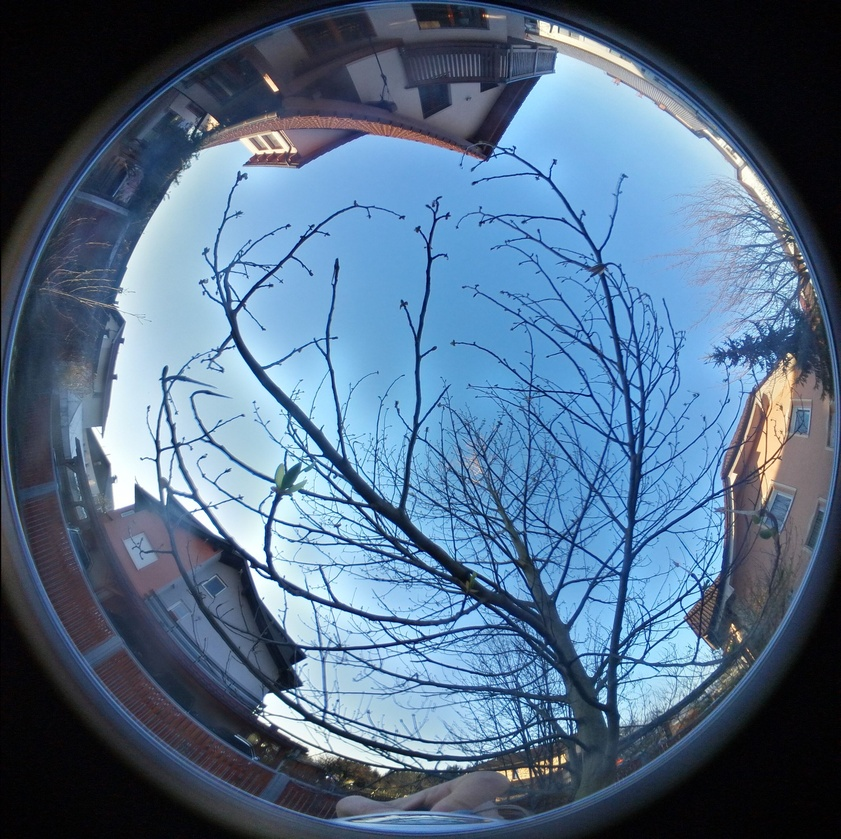
#> input picture SkyView/2019_03_30.jpg, 841 x 839 px, shrunk from 2900 x 2896 before the run; its folder holds only this picture in this run
$ jupyter execute --allow-errors skyview_masking_sample.ipynb
#> lines starting #> are read from the running program, lines starting #| are printed output that depends on the picture; after the words box and inside, x2 and y2 are one past the last pixel; in counts of white or black regions, pixels touching at a corner belong together
#> further down, image is the input picture: shape (839, 841, 3); mean R, G, B 83.9, 109.3, 135.7
#> the loop `for img_b in range(3):` made 3 passes
#> pass 1, `img = image[:, :, img_b]`:
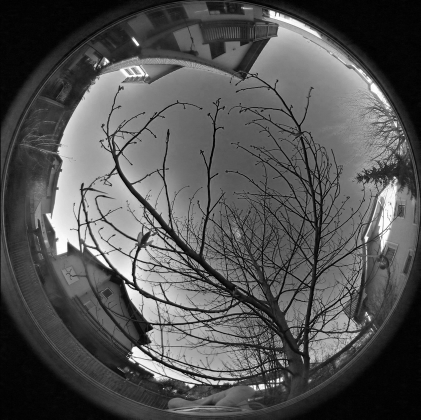
#> img: shape (839, 841) (shown at 1/2 size); min 0, max 255, mean 83.9
#> pass 2, `img = image[:, :, img_b]`:
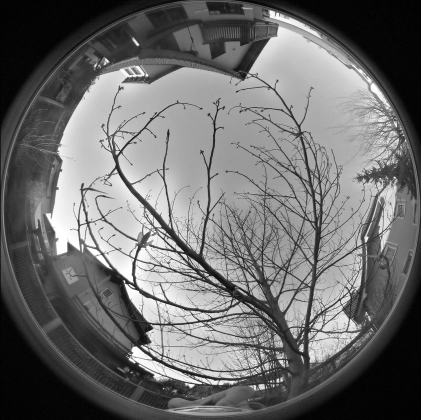
#> img: shape (839, 841) (shown at 1/2 size); min 0, max 255, mean 109.3
#> pass 3, `img = image[:, :, img_b]`:
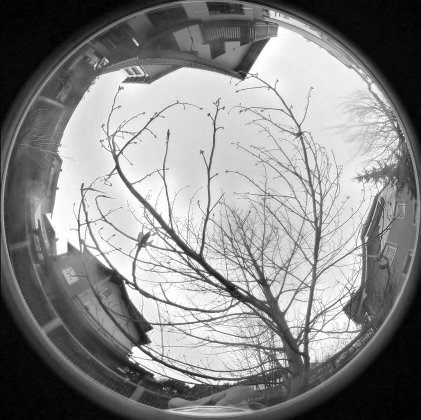
#> img: shape (839, 841) (shown at 1/2 size); min 0, max 255, mean 135.7
#> after the loop `for img_b in range(3):`: tresh = [87, 116, 141]
#| Treshold [ 87 116 141]
#> the loop `for i in range(3):` made 3 passes
#> pass 1, `mask_add = image[:, :, i] >= tresh[i]`:
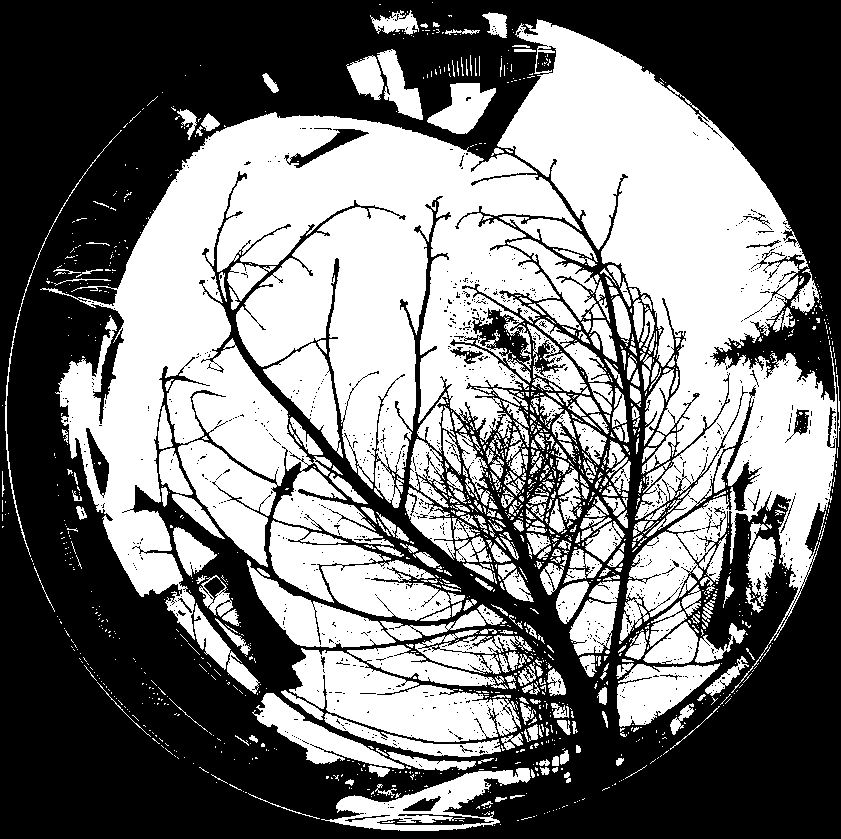
#> mask_add: shape (839, 841) bool; 46.8% white; 1434 white regions (1063 under 20 px), largest, box (x1, y1, x2, y2) and area: (40, 112, 582, 640) 129352, (497, 19, 837, 693) 80783, (289, 648, 521, 742) 10927
#> after the loop `for i in range(3):`:
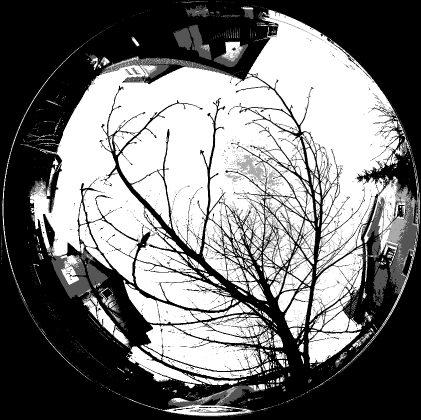
#> mask: shape (839, 841) (shown at 1/2 size); min 0, max 3, mean 1.38; drawn with min black and max white
#> `mask_h = mask > 1`:
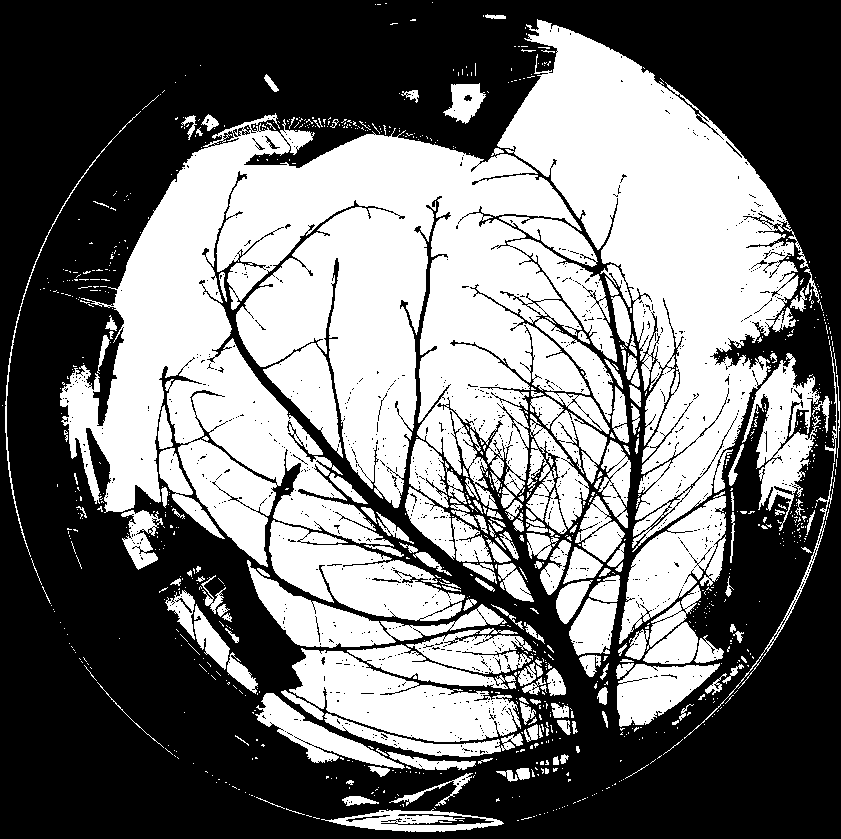
#> mask_h: shape (839, 841) bool; 45.3% white; 1016 white regions (814 under 20 px), largest, box (x1, y1, x2, y2) and area: (60, 113, 617, 567) 138865, (497, 19, 809, 552) 66696, (289, 648, 521, 742) 11287
# Skyview masking

Create skyview mask from fisheye photo. The mask should be simplified, can be fuzzy. Workflow:

1. Open images
2. Find tresholds for sky, use blue, possible also red and green band.
3. Create fuzzy mask
4. Create hard mask
5. Fill smaller areas

[cell 1]
# Libraries
from skimage import io
from skimage import filters
from skimage import morphology
import numpy as np
import matplotlib.pyplot as plt
from PIL import Image
import glob
import os

[cell 2]
plt.rcParams["figure.figsize"] = (15, 10)

## Get images

[cell 3]
"./SkyView/originali/"
# Cropped photo location
photo_folder = "./SkyView/"

[cell 4]
# Read all photos
photos = glob.glob(photo_folder + "2019_*.jpg")
photos

[cell 5]
# Plot image, mask
# [17 lines left out: function treshold_plot, not called in this run]

## Create masks

All bands are tresholded and the mask is combined. We are using Otsu filter tresholds. At the end we create a hard mask.

[cell 6]
photo = photos[0]
#> (the rest of this cell did not finish here and is left out)

$ run again, on SkyView/2019_04_04.jpg
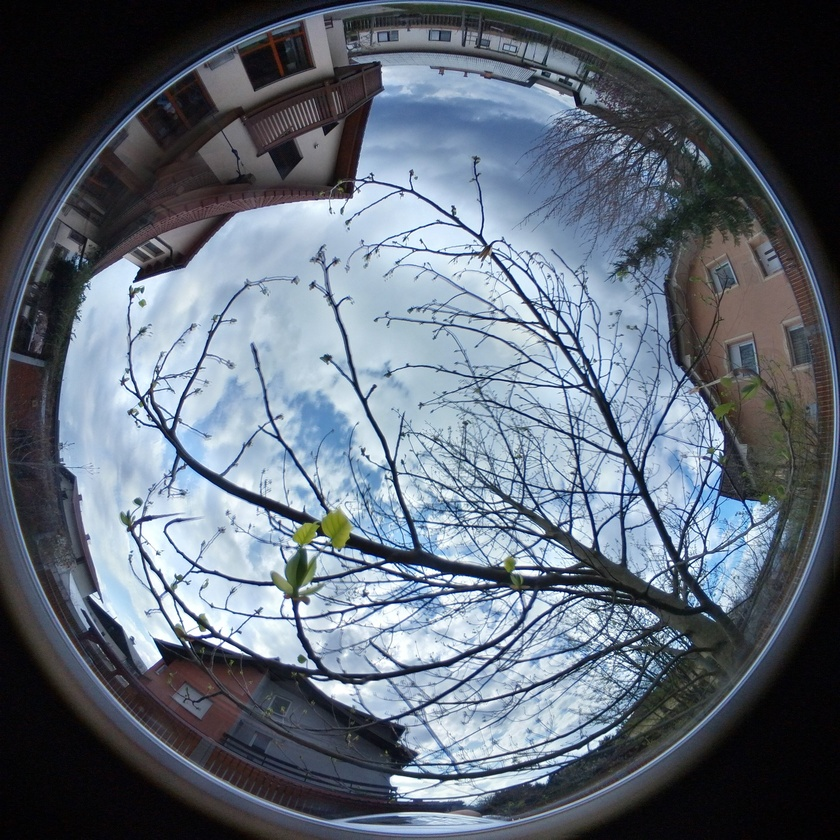
#> input picture SkyView/2019_04_04.jpg, 840 x 840 px, shrunk from 2896 x 2896 before the run
#> image is the input picture: shape (840, 840, 3); mean R, G, B 96.8, 106.6, 119.3
#> after the loop `for img_b in range(3):`: tresh = [107, 118, 128]
#| Treshold [107 118 128]
#> the loop `for i in range(3):` made 3 passes
#> pass 1, `mask_add = image[:, :, i] >= tresh[i]`:
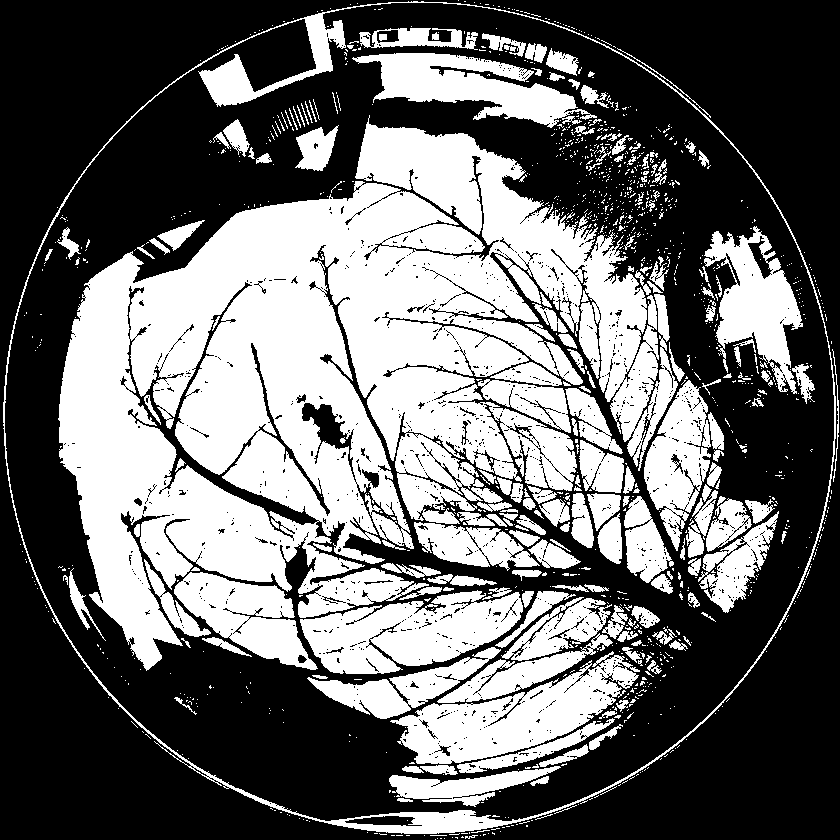
#> mask_add: shape (840, 840) bool; 41.7% white; 1272 white regions (1073 under 20 px), largest, box (x1, y1, x2, y2) and area: (58, 115, 678, 671) 169050, (390, 651, 640, 764) 11513, (300, 590, 523, 674) 11319
#> after the loop `for i in range(3):`:
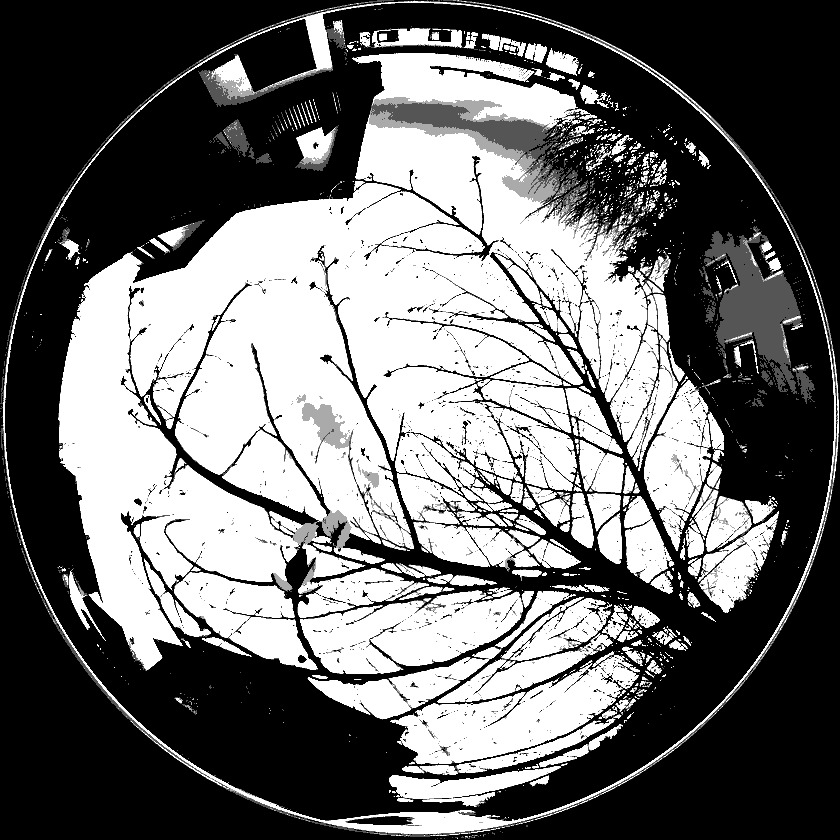
#> mask: shape (840, 840); min 0, max 3, mean 1.28; drawn with min black and max white
#> mask_h: shape (840, 840) bool; 42% white; 1037 white regions (855 under 20 px), largest, box (x1, y1, x2, y2) and area: (58, 108, 678, 671) 190952, (390, 651, 640, 764) 11784, (300, 587, 523, 674) 11720

$ run again, on SkyView/2019_04_09.jpg
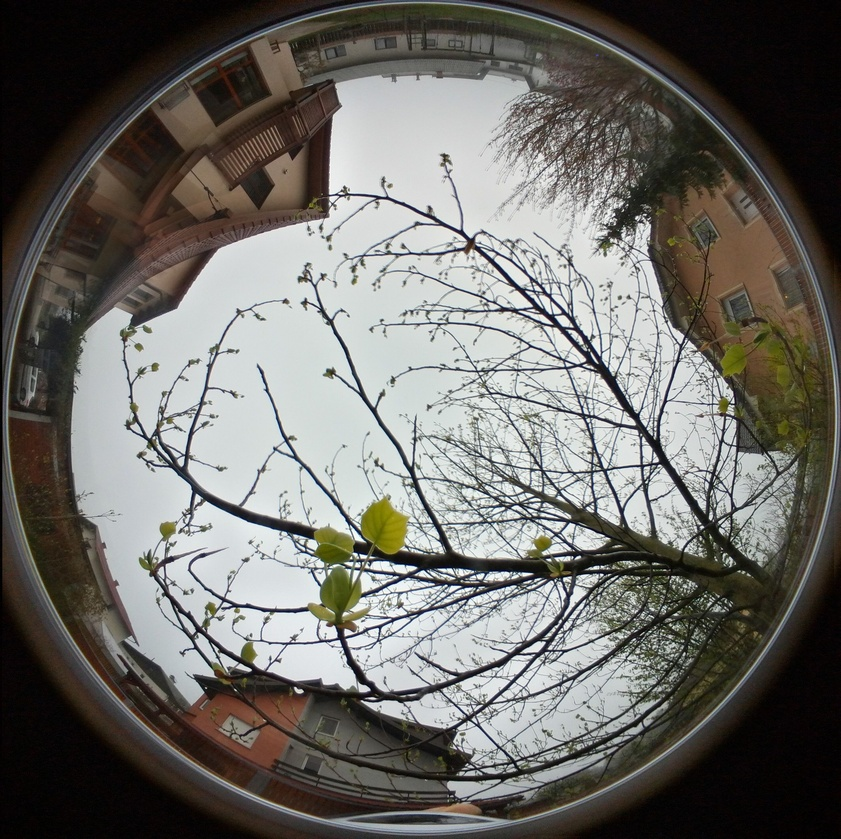
#> input picture SkyView/2019_04_09.jpg, 841 x 839 px, shrunk from 2904 x 2896 before the run
#> image is the input picture: shape (839, 841, 3); mean R, G, B 109.9, 108.2, 103.8
#> after the loop `for img_b in range(3):`: tresh = [125, 125, 121]
#| Treshold [125 125 121]
#> the loop `for i in range(3):` made 3 passes
#> pass 1, `mask_add = image[:, :, i] >= tresh[i]`:
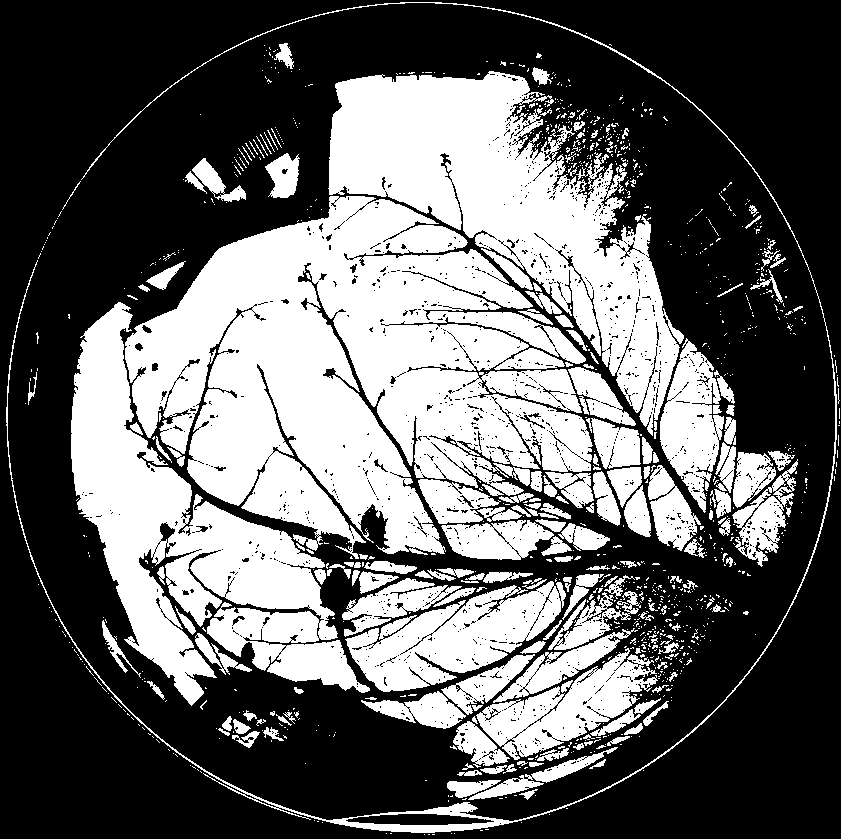
#> mask_add: shape (839, 841) bool; 39.6% white; 1123 white regions (919 under 20 px), largest, box (x1, y1, x2, y2) and area: (125, 196, 593, 559) 100868, (328, 71, 684, 436) 48434, (71, 302, 370, 706) 41987
#> pass 3, `mask_add = image[:, :, i] >= tresh[i]`:
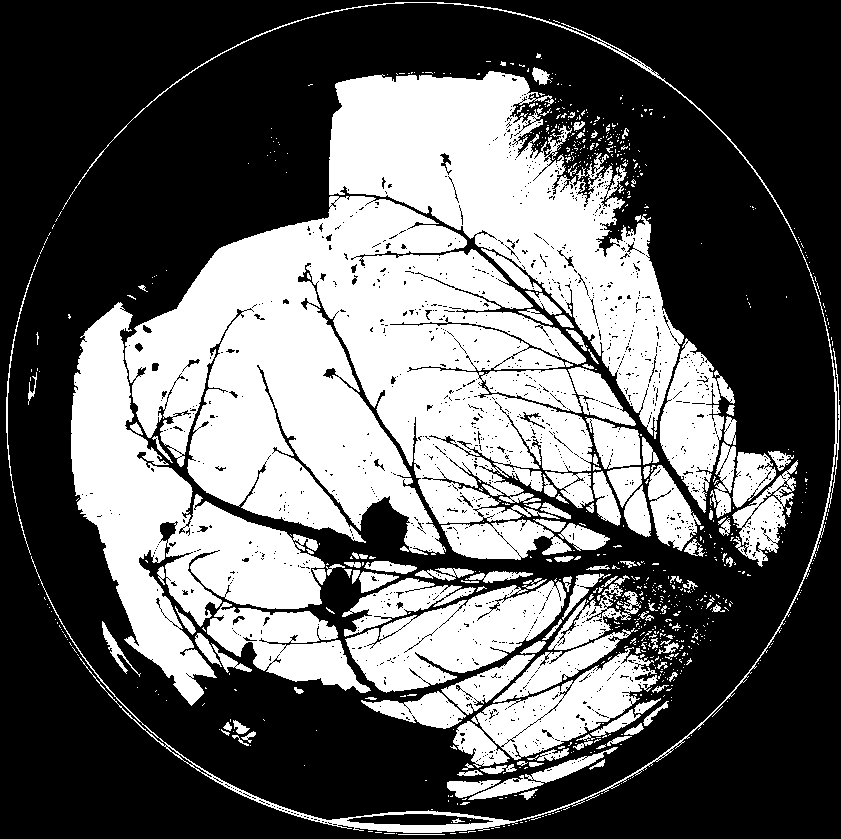
#> mask_add: shape (839, 841) bool; 39.3% white; 842 white regions (701 under 20 px), largest, box (x1, y1, x2, y2) and area: (125, 196, 593, 555) 103956, (329, 71, 684, 439) 48902, (71, 302, 325, 706) 35083
#> mask_h: shape (839, 841) bool; 39.1% white; 977 white regions (810 under 20 px), largest, box (x1, y1, x2, y2) and area: (125, 196, 593, 559) 101035, (329, 71, 684, 436) 48424, (71, 302, 370, 706) 42060
